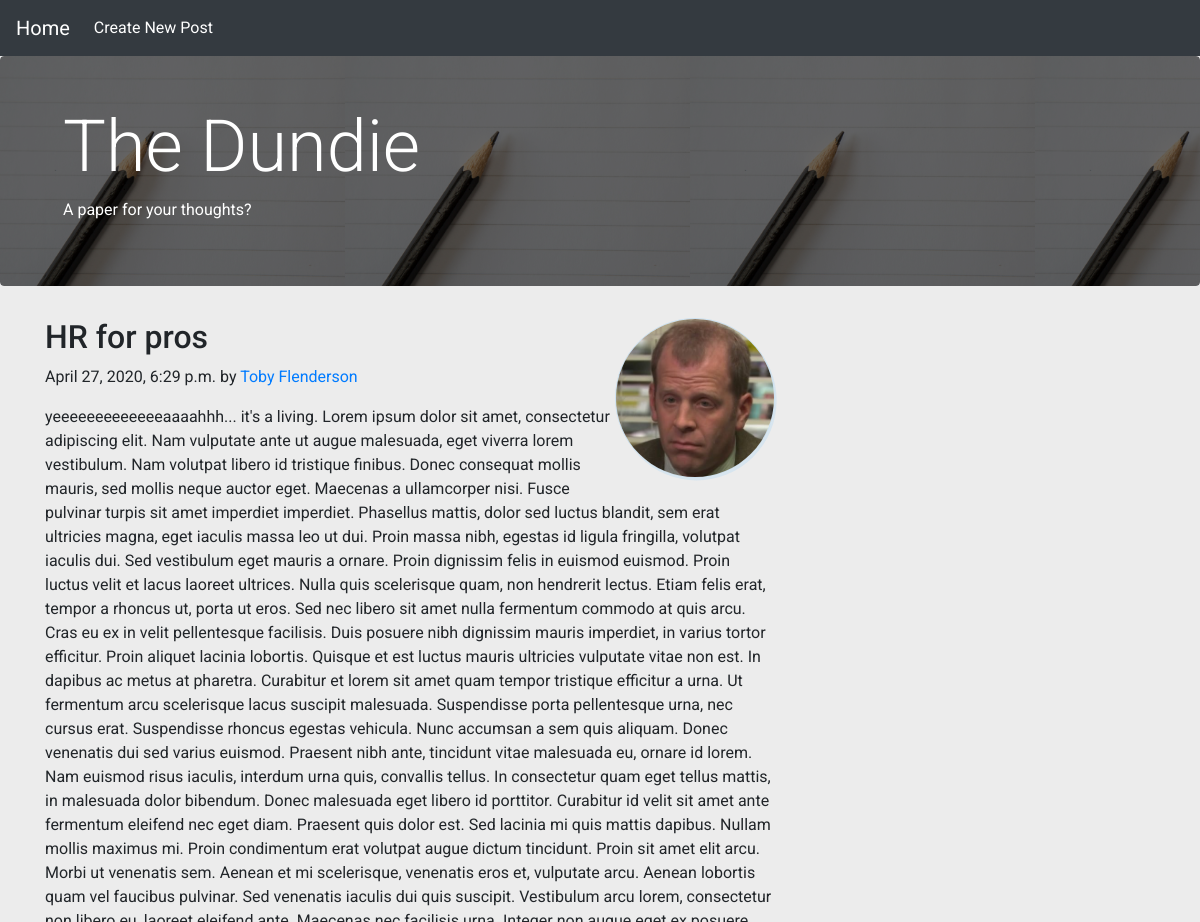
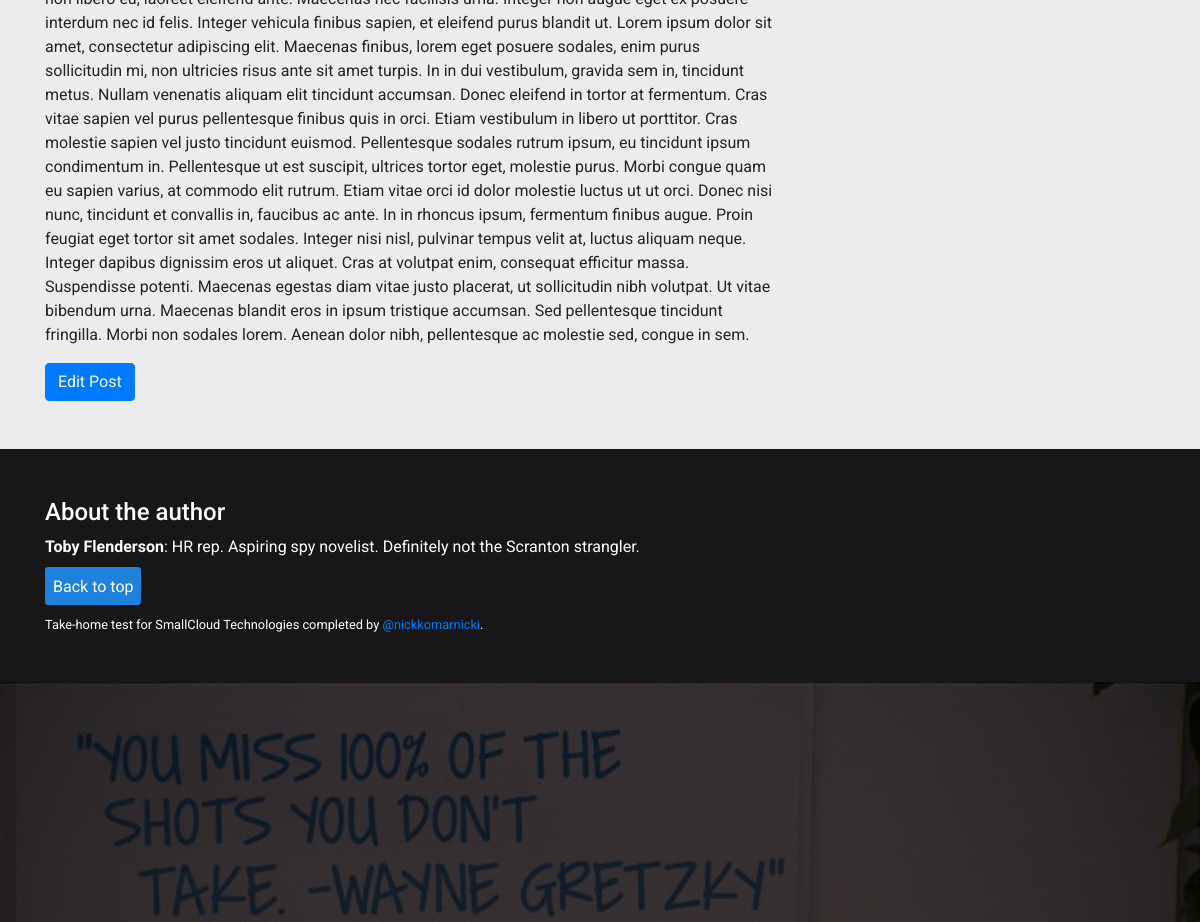
Screenshot of /blog/28/ with the database file from the repository (2 pictures, top to bottom).
### blog/models.py (models this page shows, shortened)
class Post(models.Model):
    author = models.ForeignKey(Author, on_delete=models.CASCADE)
    title = models.CharField(max_length=200)
    description = models.TextField(blank=True)
    created_date = models.DateTimeField('date created')

class Author(models.Model):
    name = models.CharField(max_length=50)
    bio = models.CharField(max_length=300)
    img_url = models.TextField(blank=True)
    def __str__(self):
        return self.name

### blog/views.py (the view)
# urls.py: path('<int:pk>/', views.DetailView.as_view(), name='detail'),
class DetailView(generic.DetailView):
    model = Post
    template_name = 'blog/detail.html'

### blog/templates/blog/detail.html
{% extends 'blog/base.html' %}
{% block content %}
<main role="main" class="container">
    <div class="row">
        <div class="col-md-8 blog-main">
            <img src="{{post.author.img_url}}" class="float-right img-responsive detail-image"
                alt="image of the author">
            <div class="blog-post">
                <h2 class="blog-post-title">{{post.title}}</h2>
                <p class="blog-post-meta">{{post.created_date}} by <a href="#">{{post.author.name}}</a></p>
                <p>{{post.description}}</p>
            </div>
            <a class="btn btn-primary" href="{% url 'blog:editpost' post.id %}">Edit Post</a>
        </div>
    </div>
</main>
{% endblock %}
{% block about_footer %}
<div class="container">
    <h4>About the author</h4>
    <p><strong>{{post.author}}</strong>: {{post.author.bio}}</p>
</div>
{% endblock %}

### blog/static/blog/style.css (style rules this page uses)
body { background-color: #ececec; font-family: 'Roboto', sans-serif; }
footer p, footer h4 { color: white; }
.detail-image { width: 10rem; height: 10rem; object-fit: cover; border-radius: 50%; border: 0.1rem solid rgba(131, 199, 248, 0.3); box-shadow: 0.1rem 0.15rem rgba(131,199,248,0.2); }

### rows the page displays
Post: author.img_url (picture), title "HR for pros", created_date "April 27, 2020, 6:29 p.m.", author.name "Toby Flenderson", description "yeeeeeeeeeeeeeaaaahhh... it's a living. Lorem ipsum dolor sit amet, consectetur adipiscing elit. Nam vulputate ante ut augue malesuada, eget viverra lorem vestibulum. Nam volutpat libero id tristique finibus. Donec consequat mollis mauris, sed mollis neque auctor eget. Maecenas a ullamcorper nisi. Fusce pulvinar turpis sit amet imperdiet imperdiet. Phasellus mattis, dolor sed luctus blandit, sem erat ultricies magna, eget iaculis massa leo ut dui. Proin massa nibh, egestas id ligula fringilla, volutpat iaculis dui. Sed vestibulum eget mauris a ornare. Proin dignissim felis in euismod euismod. Proin luctus velit et lacus laoreet ultrices. Nulla quis scelerisque quam, non hendrerit lectus.…", author "Toby Flenderson", author.bio "HR rep. Aspiring spy novelist. Definitely not the Scranton strangler."
